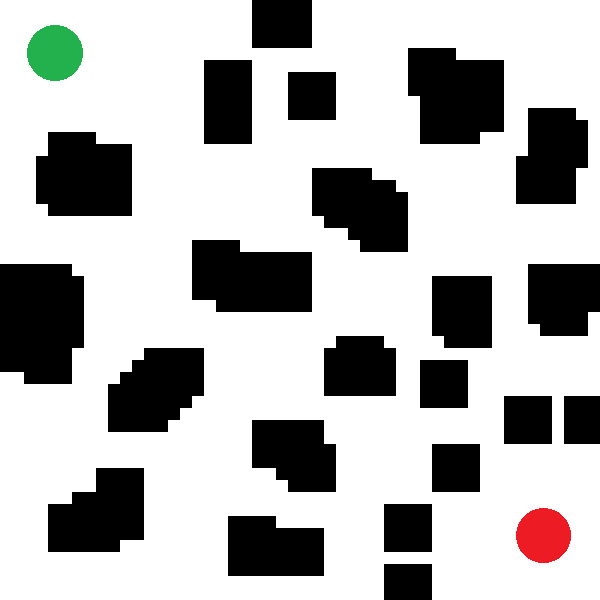
//> input picture build/maze2.png, 600 x 600 px
$ ./RrtConnect   (built with g++ and OpenCV 4)
//> lines starting //> are read from the running program, lines starting //| are printed output that depends on the picture; after the words box and inside, x2 and y2 are one past the last pixel; in counts of white or black regions, pixels touching at a corner belong together
#include <opencv2/opencv.hpp>
#include <random>
#include <vector>
#include <cmath>
#include <limits>

using namespace cv;
using namespace std;

typedef struct node {
    Point2f pt;
    int parent;
}node;

const int MAX_ITERS       = 5000;
const float STEP_SIZE     = 15.0f;
const float GOAL_RADIUS   = 10.0f;
const float SAMPLING_BIAS = 0.05f;

mt19937 rng((unsigned)time(nullptr));
uniform_real_distribution<float> uniX, uniY;


Point2f steer(const Point2f& from, const Point2f& to, float step) {
    Point2f dir = to - from;
    float dist = sqrt(dir.dot(dir));
    if (dist <= step || dist == 0)
        return to;
    return from + dir * (step / dist);
}

bool collisionFree(const Mat& img, const Point2f& a, const Point2f& b) {
    LineIterator it(img, a, b, 8);
    for(int i = 0; i < it.count; ++i, ++it) {
        Vec3b c = img.at<Vec3b>(it.pos());
        if (c[0] < 100 && c[1] < 100 && c[2] < 100)
            return false;
    }
    return true;
}

int nearestIndex(const vector<node>& tree, const Point2f& q) {
    int best = 0;
    float bestDist2 = numeric_limits<float>::max();
    for(size_t i = 0; i < tree.size(); ++i) {
        Point2f d = tree[i].pt - q;
        float d2 = d.dot(d);
        if (d2 < bestDist2) {
            bestDist2 = d2;
            best = (int)i;
        }
    }
    return best;
}

int extend(vector<node>& tree, const Point2f& q_target, const Mat& img, Mat& vis, Scalar color) {
    int idxNear = nearestIndex(tree, q_target);
    Point2f qNew = steer(tree[idxNear].pt, q_target, STEP_SIZE);
    if (!collisionFree(img, tree[idxNear].pt, qNew))
        return -1;
    node n{qNew, idxNear};
    tree.push_back(n);
    line(vis, tree[idxNear].pt, qNew, color, 1);
    imshow("RRT_Connect",vis);
    waitKey(20);
    return (int)tree.size() - 1;
}

bool connect(vector<node>& tree, const Point2f& q_target, const Mat& img, Mat& vis, Scalar color, int& lastIdx) {
    int idx = -1;
    while (true) {
        idx = extend(tree, q_target, img, vis, color);
        if (idx < 0) break;
        lastIdx = idx;
        if (norm(tree[idx].pt - q_target) <= GOAL_RADIUS)
            return true;
    }
    return false;
}

void drawPath(Mat& img,
              const vector<node>& treeA, int idxA,
              const vector<node>& treeB, int idxB) {
    int i = idxA;
    while (i >= 0 && treeA[i].parent != -1) {
        int p = treeA[i].parent;
        line(img, treeA[i].pt, treeA[p].pt, Scalar(0,0,255), 2);
        imshow("RRT_Connect",img);
        waitKey(20);
        i = p;
    }

    line(img, treeA[idxA].pt, treeB[idxB].pt, Scalar(0,0,255), 2);

    i = idxB;
    while (i >= 0 && treeB[i].parent != -1) {
        int p = treeB[i].parent;
        line(img, treeB[i].pt, treeB[p].pt, Scalar(0,0,255), 2);
        imshow("RRT_Connect",img);
        waitKey(20);
        i = p;
    }
}

int main(){
    Mat img = imread("maze2.png");
//> img is the input picture: 600 rows x 600 cols, CV_8UC3; mean B, G, R 180.4, 181.1, 181.5
    if (img.empty()) return -1;
    Mat vis = img.clone();

    Mat hsv;
    cvtColor(img, hsv, COLOR_BGR2HSV);
//> hsv: 600 rows x 600 cols, CV_8UC3; mean H, S, V 1.7, 2.9, 182.4
    Mat redMask, greenMask;
    inRange(hsv, Scalar(0,100,100), Scalar(10,255,255), redMask);
//> redMask: 600 rows x 600 cols, CV_8UC1; every value is 0
    inRange(hsv, Scalar(50,100,100), Scalar(70,255,255), greenMask);
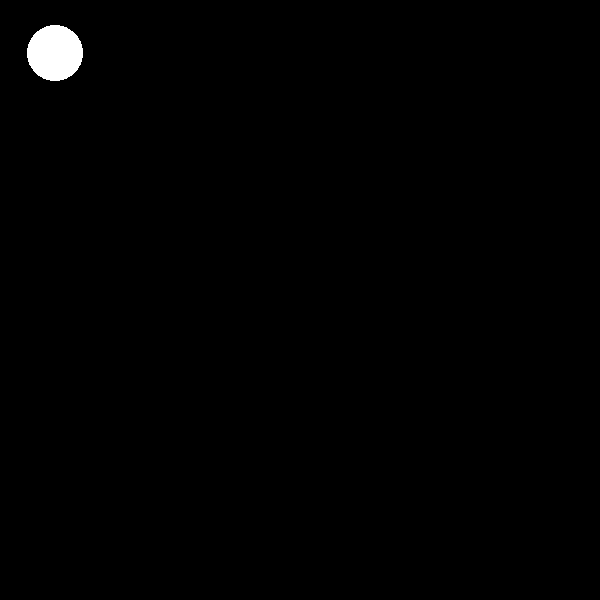
//> greenMask: 600 rows x 600 cols, CV_8UC1; 0.68% white; 1 white region, box (x1, y1, x2, y2) and area: (27, 25, 83, 81) 2458

    Point2f start,goal;
    for(int y=0; y<img.rows; y++)
    {
        for(int x=0; x<img.cols; x++)
        {
            Vec3b color = img.at<Vec3b>(Point(x, y));
            if(color[1]>150 && color[0]<100 && color[2]<100)
                start = Point2f(x,y);
            if(color[2]>200 && color[0]<100 && color[1]<100)
                goal = Point2f(x,y);
        }
    }
//> this loop made 600 passes
//> start on passes 1 to 3: Point(0, 0), Point(0, 0), Point(0, 0)
//> after the loop, start = Point(59, 80); goal = Point(548, 562)
    cout<<start<<endl;
//| [59, 80]
    cout<<goal<<endl;
//| [548, 562]
    swap(start,goal);
//> start = Point(548, 562); goal = Point(59, 80)

    uniX = uniform_real_distribution<float>(0, img.cols);
    uniY = uniform_real_distribution<float>(0, img.rows);

    vector<node> treeA, treeB;
    treeA.push_back({start, -1});
//> treeA = 1 item
    treeB.push_back({goal,  -1});
//> treeB = 1 item

    int goalA = -1, goalB = -1;
    bool success = false;

    for(int iter=0; iter<MAX_ITERS && !success; ++iter) {
        Point2f qRand = (uniform_real_distribution<float>(0,1)(rng) < SAMPLING_BIAS)
                         ? goal : Point2f(uniX(rng), uniY(rng));

        int idxA = extend(treeA, qRand, img, vis, Scalar(255,0,0));
        if (idxA >= 0) {
            success = connect(treeB, treeA[idxA].pt, img, vis, Scalar(255,0,0), goalB);
            goalA   = idxA;
        }
        swap(treeA, treeB);
        swap(goalA, goalB);
    }
//> this loop made 70 passes
//> (qRand, idxNear in extend, dir in steer, dist in steer, qNew in extend, idxA, goalA, goalB) on passes 2, 3, 6, 7, 9, 10, 11, 12: (Point(339.5, 500.4), 6, Point(215.7, 357.9), 417.9, Point(131.5, 155.3), -1, 1, 6), (Point(61.95, 136.9), 1, Point(-482, -410.6), 633.2, Point(532.6, 537.8), 2, 6, 2), (Point(94.05, 226.6), 6, Point(-29.74, 84.11), 89.21, Point(118.8, 156.6), -1, 8, 17), (Point(415.8, 29.84), 7, Point(-63.84, -454.9), 459.3, Point(477.5, 469.8), -1, 17, 8), (Point(358.1, 531.2), 7, Point(-121.5, 46.52), 130.1, Point(465.6, 490.1), -1, 18, 8), (Point(440, 426.6), 17, Point(192.9, 180.2), 263.9, Point(258.1, 256.6), -1, 8, 18), (Point(369, 12.53), 7, Point(-110.6, -472.2), 484.9, Point(476.2, 470.1), -1, 18, 8), (Point(14.38, 346.7), 6, Point(-109.4, 204.2), 231.7, Point(116.7, 155.7), -1, 8, 18)
//> (qRand, idxNear in extend, dir in steer, dist in steer, qNew in extend, idxA, goalB, goalA) on passes 1, 4, 5, 29, 30, 41: (Point(406.7, 54.47), 0, Point(-141.3, -507.5), 526.8, Point(544, 547.5), 1, 1, 6), (Point(529.8, 148.6), 6, Point(406, 6.09), 406, Point(138.8, 142.7), 7, 7, 7), (Point(597.2, 535.5), 1, Point(53.21, -12), 54.54, Point(558.6, 544.2), 8, 8, 17), (Point(502.8, 357.8), 10, Point(19.4, -102.5), 104.3, Point(486.1, 445.5), 11, 11, 24), (Point(565.3, 412.6), 24, Point(262.6, 166.6), 311, Point(315.4, 254), 25, 25, 14), (Point(28.54, 499.1), 14, Point(-427.7, 87.18), 436.5, Point(441.5, 414.9), 15, 15, 32)
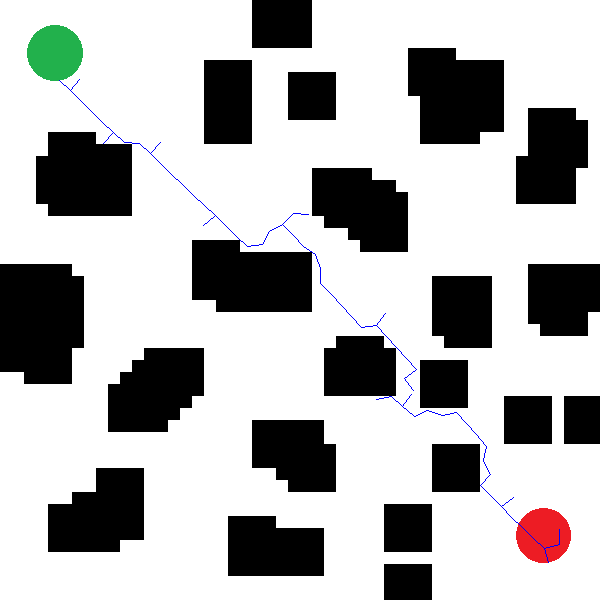
//> vis: 600 rows x 600 cols, CV_8UC3; mean B, G, R 180.5, 180.5, 180.9

    if (success) {
        drawPath(vis, treeA, goalA, treeB, goalB);
//> the loop in drawPath, `while (i >= 0 && treeA[i].parent != -1)` made 18 passes
//> after the loop in drawPath, `while (i >= 0 && treeA[i].parent != -1)`:
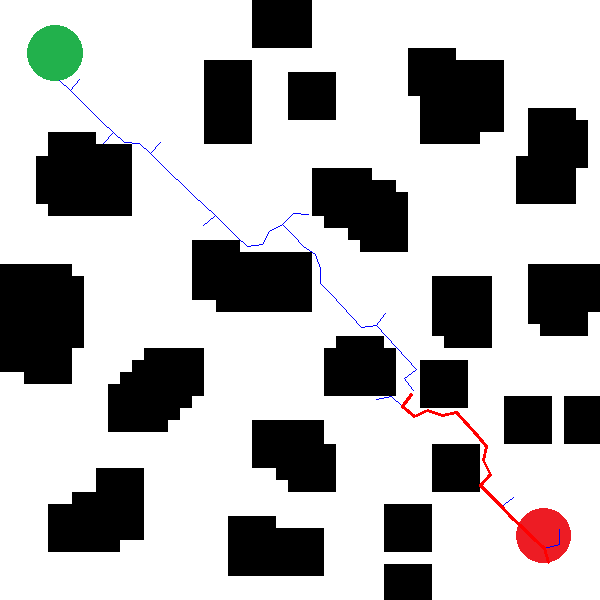
//> img: 600 rows x 600 cols, CV_8UC3; 0.23% of pixels changed, all inside (x1, y1, x2, y2) = (401, 393, 550, 564)
//> in drawPath, `line(img, treeA[idxA].pt, treeB[idxB].pt, Scalar(0,0,255), 2);`: img: 600 rows x 600 cols, CV_8UC3; 10 pixels changed, all inside (x1, y1, x2, y2) = (411, 389, 415, 394)
//> the loop in drawPath, `while (i >= 0 && treeB[i].parent != -1)` made 36 passes
//> after the loop in drawPath, `while (i >= 0 && treeB[i].parent != -1)`:
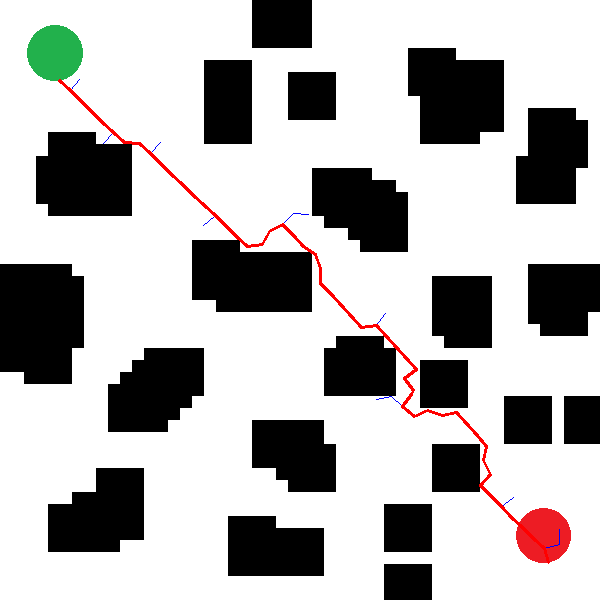
//> img: 600 rows x 600 cols, CV_8UC3; mean B, G, R 178.7, 179.3, 181.4
    }

    imshow("RRT-Connect", vis);
    waitKey(0);
}

$ run again, with build/maze1.png copied over build/maze2.png
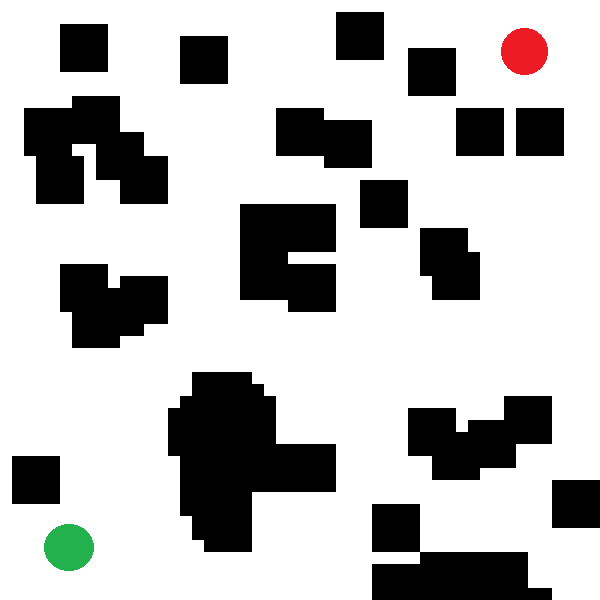
//> input picture build/maze1.png, 600 x 600 px
//> img is the input picture: 600 rows x 600 cols, CV_8UC3; mean B, G, R 188.4, 188.8, 189.1
//> hsv: 600 rows x 600 cols, CV_8UC3; mean H, S, V 1.2, 2.1, 189.8
//> redMask: 600 rows x 600 cols, CV_8UC1; every value is 0
//> `inRange(hsv, Scalar(50,100,100), Scalar(70,255,255), greenMask);`:
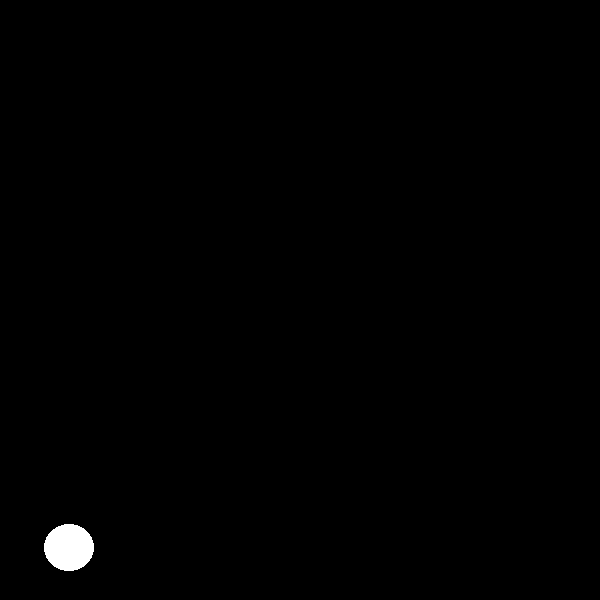
//> greenMask: 600 rows x 600 cols, CV_8UC1; 0.51% white; 1 white region, box (x1, y1, x2, y2) and area: (44, 524, 94, 571) 1840
//> the loop `for(int y=0; y<img.rows; y++)` made 600 passes
//> goal on passes 1 to 3: Point(0, 0), Point(0, 0), Point(0, 0)
//> after the loop `for(int y=0; y<img.rows; y++)`: start = Point(73, 570); goal = Point(528, 74)
//| [73, 570]
//| [528, 74]
//> `swap(start,goal);`: goal = Point(73, 570)
//> `treeA.push_back({start, -1});`: treeA = 1 item
//> the loop `for(int iter=0; iter<MAX_ITERS && !success; ++iter)` made 108 passes
//> (qRand, idxNear in extend, dir in steer, dist in steer, qNew in extend, idxA, goalA, goalB) on passes 2 to 6: (Point(339.5, 500.4), 10, Point(167.2, 42.79), 172.6, Point(186.8, 461.3), -1, 1, 10), (Point(61.95, 136.9), 1, Point(-451.2, 65.31), 455.9, Point(498.3, 73.76), 2, 10, 2), (Point(529.8, 148.6), 10, Point(357.5, -309), 472.5, Point(183.6, 447.8), -1, 2, 10), (Point(597.2, 535.5), 0, Point(69.18, 461.5), 466.7, Point(530.2, 88.83), 3, 10, 3), (Point(94.05, 226.6), 10, Point(-78.24, -231), 243.9, Point(167.5, 443.4), -1, 3, 10)
//> the loop in drawPath, `while (i >= 0 && treeA[i].parent != -1)` made 41 passes
//> the loop in drawPath, `while (i >= 0 && treeB[i].parent != -1)` made 20 passes
//> after the loop in drawPath, `while (i >= 0 && treeB[i].parent != -1)`:
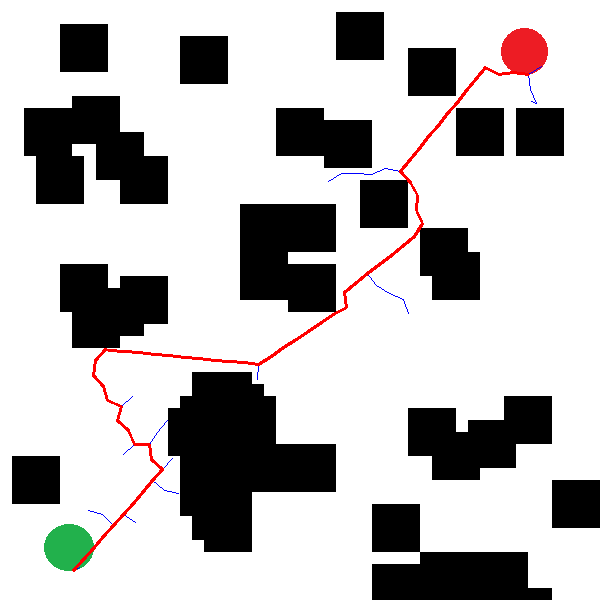
//> img: 600 rows x 600 cols, CV_8UC3; mean B, G, R 186.4, 186.7, 189
